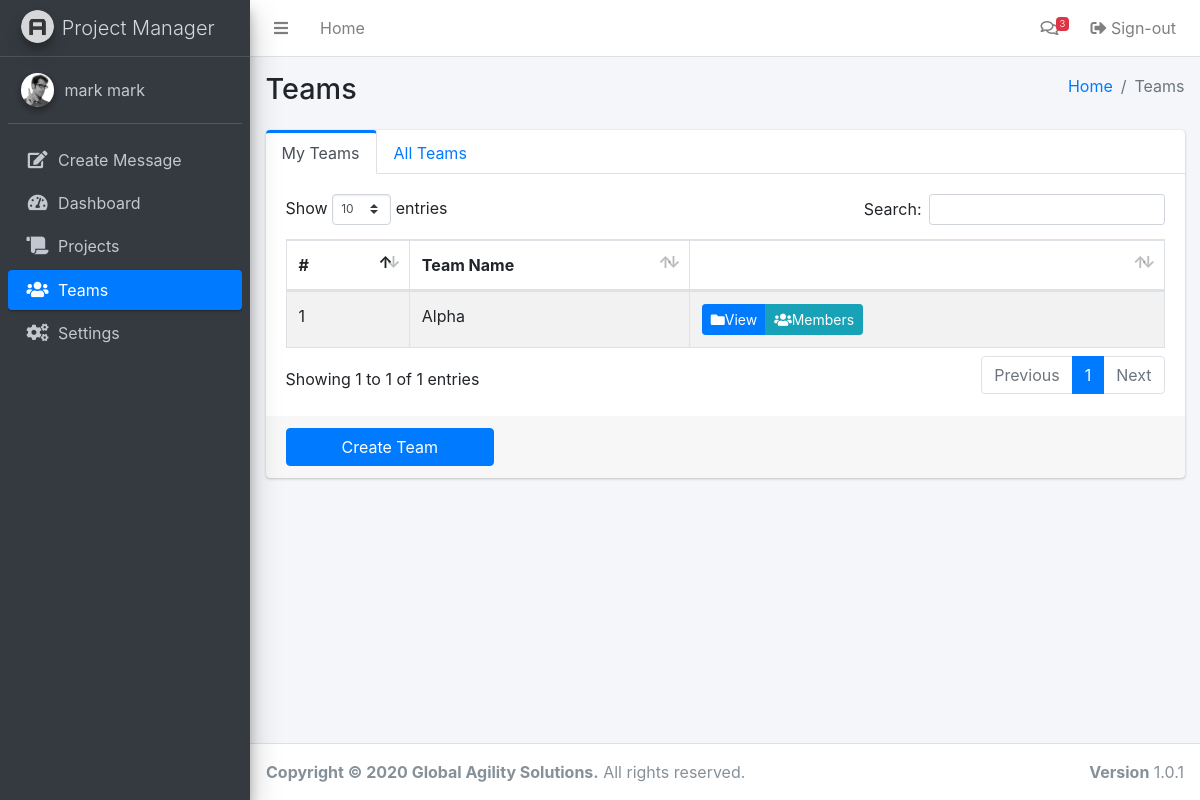
Page /teams.php (signed in) on the earlier database version.
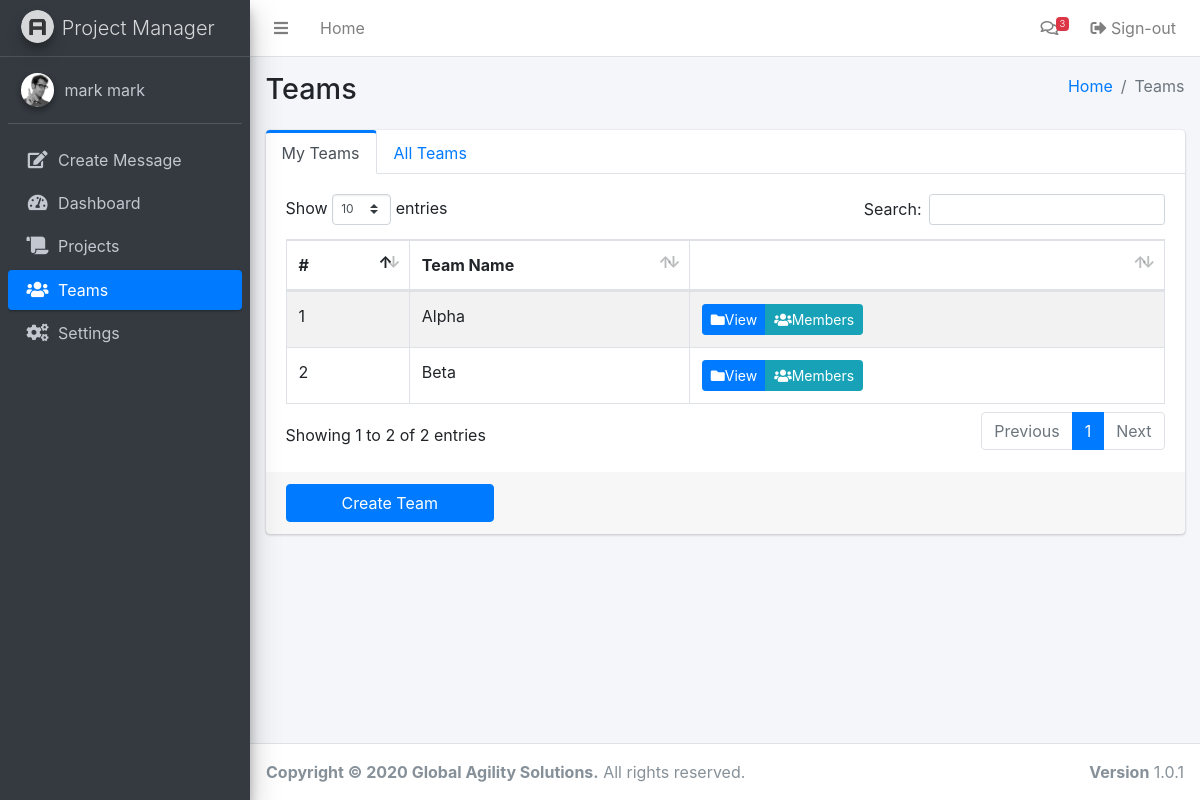
Same page on the later database version.
### tables this page shows
CREATE TABLE `teammembers` (
  `teamID` bigint(255) NOT NULL,
  `userID` bigint(255) NOT NULL
);

CREATE TABLE `team` (
  `id` bigint(255) NOT NULL,
  `name` varchar(255) NOT NULL
);

### includes/session.php (called while the page is built, shortened)
<?php
	include 'includes/conn.php';;
	if(isset($_SESSION['users'])){
		$query = $conn -> prepare("SELECT * FROM users WHERE id = ? ");
		$query -> bind_param("s", $variable);
		$query -> execute();
		$result = $query->get_result();
		$user = mysqli_fetch_assoc($result);
		$id = $user['id'];
	}
	else{
		header('location: login.php');
		exit();
	}
?>

### teams.php (the view, shortened to what this page needs)
<?php
  include 'includes/session.php';
  include 'includes/header.php';
?>
<body class="hold-transition sidebar-mini">
<div class="wrapper">
  <?php include 'includes/navbar.php'; ?>
  <div class="content-wrapper">
    <section class="content-header">
      <div class="container-fluid">
        <div class="row mb-2">
          <div class="col-sm-6">
            <h1>Teams</h1>
          </div>
          <div class="col-sm-6">
            <ol class="breadcrumb float-sm-right">
              <li class="breadcrumb-item"><a href="#">Home</a></li>
              <li class="breadcrumb-item active">Teams</li>
            </ol>
          </div>
        </div>
      </div>
    </section>
    <section class="content">
            <div class="container-fluid">
<div class="card card-primary card-outline card-outline-tabs">
              <div class="card-header p-0 border-bottom-0">
                <ul class="nav nav-tabs" id="custom-tabs-four-tab" role="tablist">
                  <li class="nav-item">
                    <a class="nav-link active" id="custom-tabs-four-home-tab" data-toggle="pill" href="#custom-tabs-four-home" role="tab" aria-controls="custom-tabs-four-home" aria-selected="true">My Teams</a>
                  </li>
                  <li class="nav-item">
                    <a class="nav-link" id="custom-tabs-four-settings-tab" data-toggle="pill" href="#custom-tabs-four-settings" role="tab" aria-controls="custom-tabs-four-settings" aria-selected="false">All Teams</a>
                  </li>
                </ul>
              </div>
              <div class="card-body">
                <div class="tab-content" id="custom-tabs-four-tabContent">
                  <div class="tab-pane fade show active" id="custom-tabs-four-home" role="tabpanel" aria-labelledby="custom-tabs-four-home-tab">
                  <table class="table table-bordered table-striped display">
                  <thead>
                  <tr>
                    <th width="20">#</th>
                    <th width="100">Team Name</th>
                    <th width="200"></th>
                  </tr>
                  </thead>
                  <tbody>
                  <?php
                    $myteam = mysqli_query($conn, "SELECT *, team.id as teamID from team join teammembers on team.id = teammembers.teamID where teammembers.userID = '".$id."'");
                    while($row = mysqli_fetch_assoc($myteam)) {
                    ?>
                      <tr>
                        <td><?php echo ucwords($row['id']); ?></td>
                        <td><?php echo ucwords($row['name']); ?></td>
                        <td>
                      <div class="btn-group">
                        <a class="btn btn-primary btn-sm" href='teaminfo.php?id=<?php echo $row['teamID']; ?>'><i class="fas fa-folder"></i>View</a>
                        <a class="btn btn-info btn-sm" href='teammembers.php?id=<?php echo $row['teamID']; ?>'><i class="fas fa-users"></i>Members</a>
                      </div>
                    </td>
                  </tr>
                <?php } ?>
                  </tbody>
                </table>
                  </div>
                </div>
              </div>
              <div class="card-footer">
            <div class="row">
              <div class="col-3">
              <a href="createteam.php"><button type="button" class="btn btn-block btn-primary">Create Team</button></a>
              </div>
            </div>
          </div>
            </div>
      </div>
    </section>
  </div>
  <?php include 'includes/footer.php'; ?>
</div>
</body>
</html>

Differences in the rows shown:
added teammembers: teamID "2", teamID.name "Beta"
Other differences:
text written by a page script: "Show entries Search: Showing 1 to 1 of 1 entries Previous 1 Next" → "Show entries Search: Showing 1 to 2 of 2 entries Previous 1 Next"
